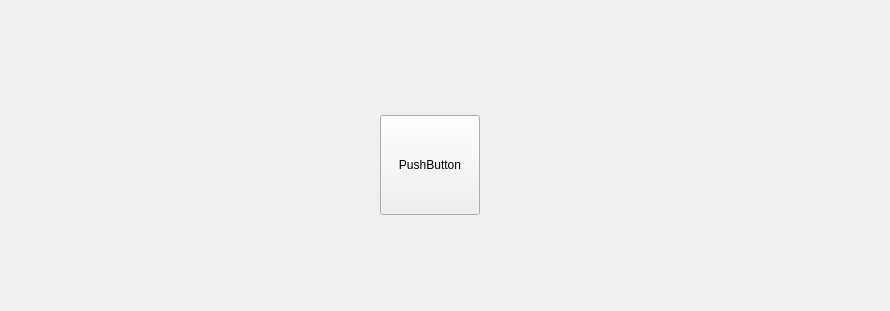
<?xml version="1.0" encoding="UTF-8"?>
<ui version="4.0">
 <class>Form</class>
 <widget class="QWidget" name="Form">
  <property name="geometry">
   <rect>
    <x>0</x>
    <y>0</y>
    <width>890</width>
    <height>311</height>
   </rect>
  </property>
  <property name="windowTitle">
   <string>Form</string>
  </property>
  <widget class="QWidget" name="horizontalLayoutWidget">
   <property name="geometry">
    <rect>
     <x>200</x>
     <y>110</y>
     <width>461</width>
     <height>111</height>
    </rect>
   </property>
   <layout class="QHBoxLayout" name="horizontalLayout">
    <item>
     <widget class="QPushButton" name="pushButton">
      <property name="minimumSize">
       <size>
        <width>100</width>
        <height>100</height>
       </size>
      </property>
      <property name="maximumSize">
       <size>
        <width>100</width>
        <height>100</height>
       </size>
      </property>
      <property name="text">
       <string>PushButton</string>
      </property>
     </widget>
    </item>
   </layout>
  </widget>
 </widget>
 <resources/>
 <connections/>
</ui>
